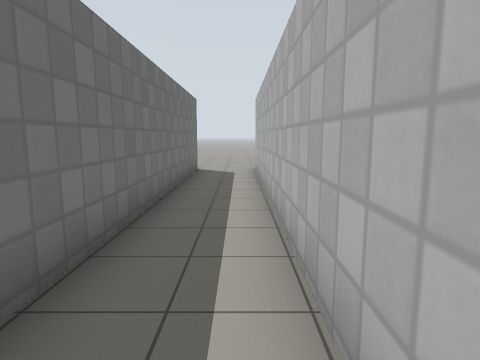
View 1 (above)

13 first-person views from a walk through a robot-simulator world made for Gazebo. The camera is 1.2 m above the floor, tilts 8° down and sees 75° across. The floor is counted in squares, 1 m on a side. Each view is taken from the middle of a square. On the plan, view 1 faces up. The plan holds only what a view shows up to about 13 squares ahead; the rest is blank. Simple patterns stand in for the simulator's built-in surfaces.

View 2
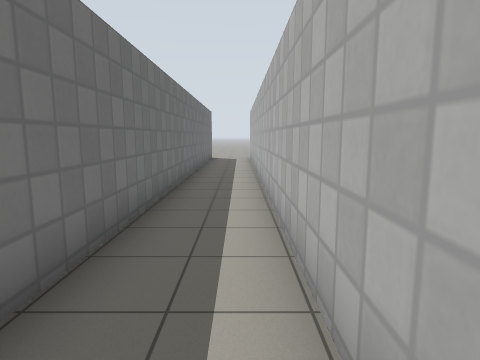

View 3
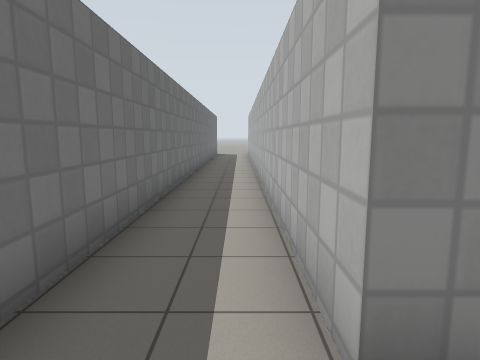

View 4
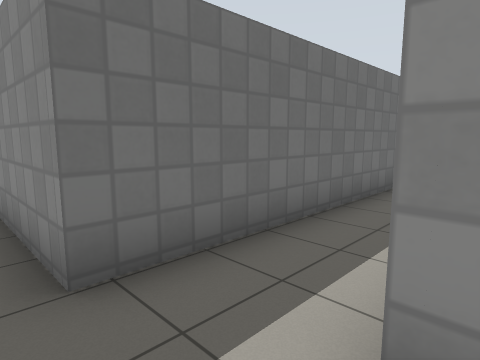

View 5
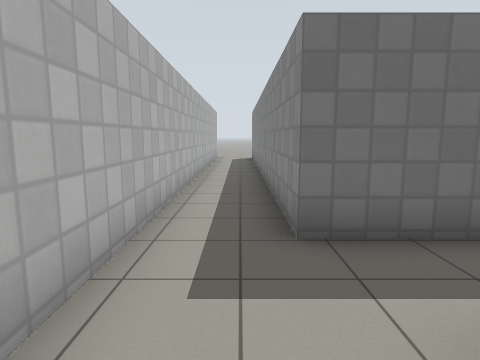

View 6
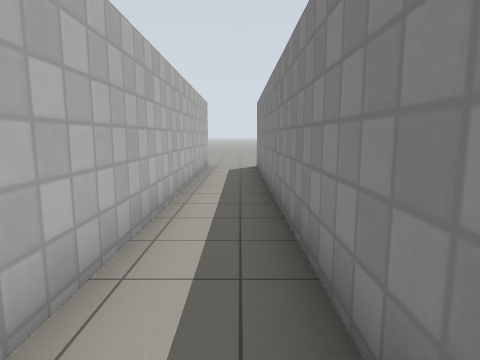

View 7
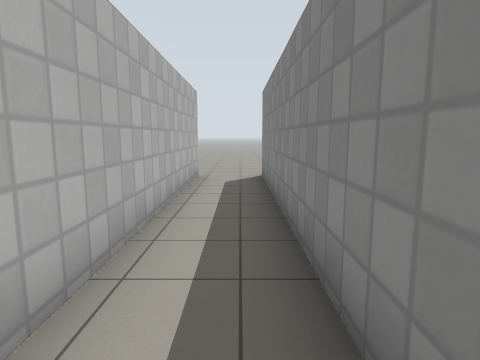

View 8
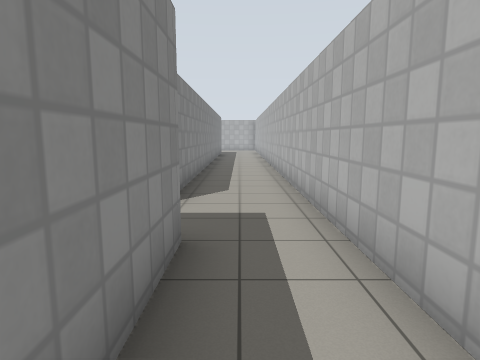

View 9
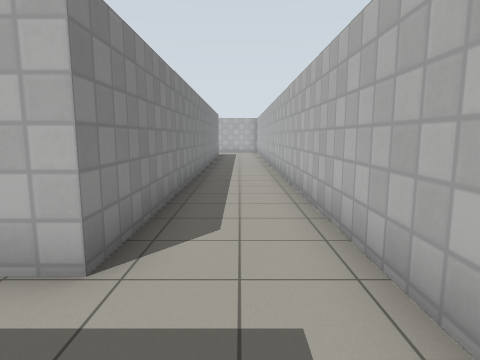

View 10
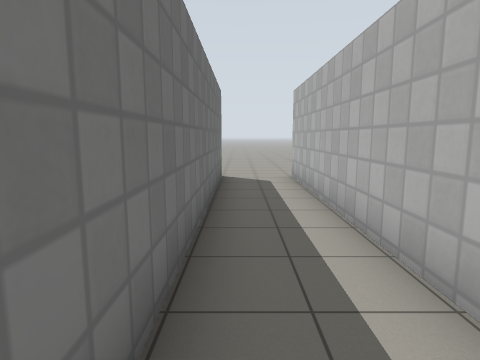

View 11
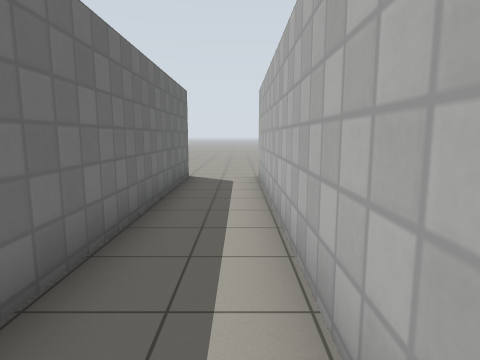

View 12
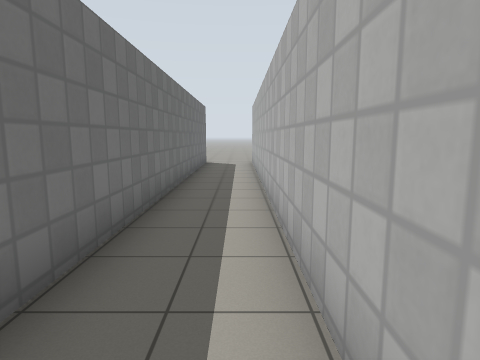

View 13
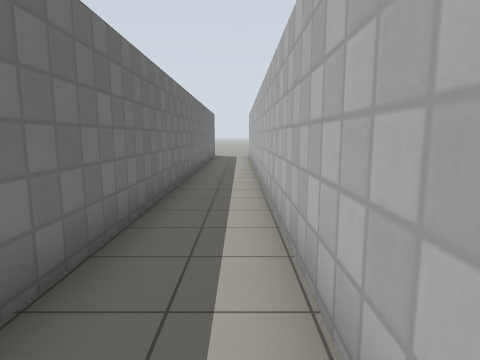

### Floor plan
Points are (right, up) in squares from view 1. A wall is a line through its corners. A room is listed if a view was taken in it or the views show most of it. See-through windows are left out.
Room 1 (views 1, 2, 3, 6, 7, 8, 9, 10, 11, 12, 13)
walls: (0.6, -8.7) (0.6, 11.4); (-1.5, 11.5) (-1.5, -9.3) (-15.6, -9.3); (-15.6, -11.3) (0.6, -11.3)
ways out: opening at (0, -10) to room 2; opening at (-16.5, -11); opening at (-16.5, -9); opening at (-2, 12.5); opening at (1, 12.5)
Room 2 (views 4, 5)
walls: (10.9, -8.7) (0.6, -8.7); (0.6, -11.3) (11, -11.3)
ways out: opening at (0, -10) to room 1

Where each view was taken, in squares from view 1:
view 1: 0 up, 0 right, facing up
view 2: 6 down, 0 right, facing up
view 3: 10 down, 0 right, facing up
view 4: 10 down, 1 right, facing up-left
view 5: 10 down, 2 right, facing left
view 6: 10 down, 3 left, facing left
view 7: 10 down, 6 left, facing left
view 8: 10 down, 5 left, facing right
view 9: 10 down, 2 left, facing right
view 10: 2 up, 1 left, facing up
view 11: 2 up, 0 right, facing up
view 12: 3 down, 0 right, facing up
view 13: 8 down, 0 right, facing up
